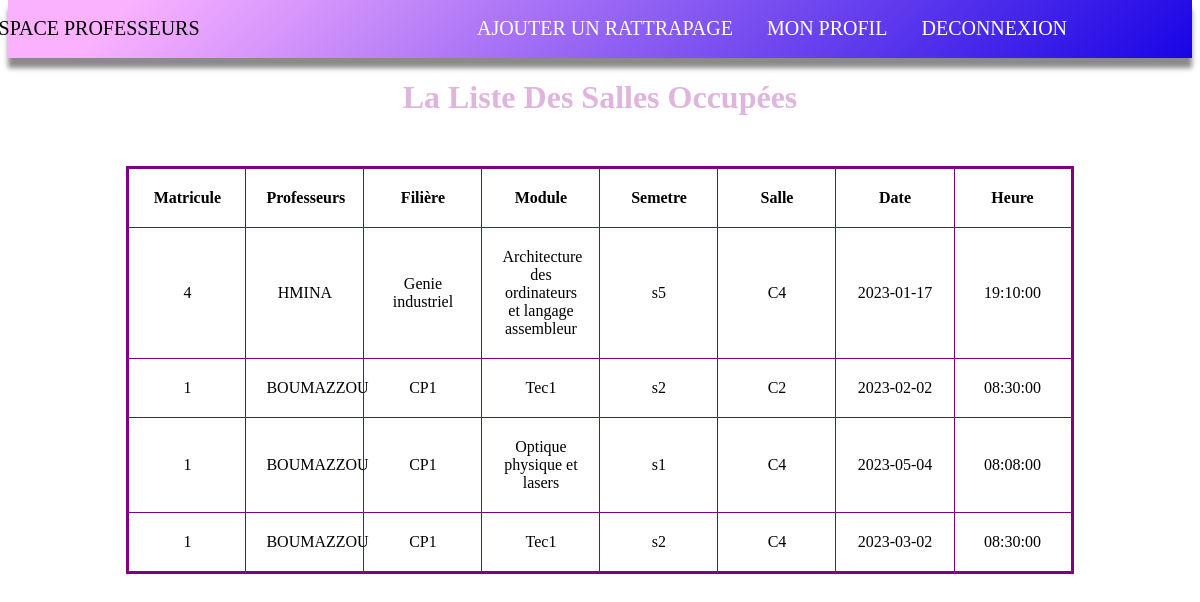
The page /Professeurs.php on the database its author committed.
### tables this page shows
CREATE TABLE `ratt` (
  `id_ratt` int(11) NOT NULL,
  `id_prof` int(11) NOT NULL,
  `professeur` varchar(50) NOT NULL,
  `id_salle` int(11) NOT NULL,
  `id_filiere` int(11) NOT NULL,
  `id_module` int(11) NOT NULL,
  `id_semestre` int(11) NOT NULL,
  `date_ratt` date NOT NULL,
  `heure` time NOT NULL
);

CREATE TABLE `prof` (
  `id_prof` int(11) NOT NULL,
  `login` varchar(50) NOT NULL,
  `pass` varchar(50) NOT NULL,
  `Prénom` varchar(13) DEFAULT NULL,
  `Nom` varchar(22) DEFAULT NULL,
  `email` varchar(33) DEFAULT NULL,
  `photo` varchar(50) DEFAULT NULL
);

CREATE TABLE `filiere` (
  `id_filiere` int(11) NOT NULL,
  `lib_filiere` varchar(50) NOT NULL
);

CREATE TABLE `module` (
  `id_module` int(11) NOT NULL,
  `lib_module` text NOT NULL
);

CREATE TABLE `semestre` (
  `id_semestre` int(11) NOT NULL,
  `lib_semestre` varchar(50) DEFAULT NULL
);

CREATE TABLE `salle` (
  `id_salle` int(11) NOT NULL,
  `lib_salle` varchar(11) NOT NULL,
  `capacite` int(11) NOT NULL
);

### Professeurs.php (the view, shortened to what this page needs)
<!DOCTYPE html>
<html lang="fr">
<head>
</head>
<body align="center">
<nav>
    <ul >
     <li style="color: black;margin-left:-400px ;width: 700px;">Espace Professeurs</li>
        <li ><a href="ratt.php" class="hh">Ajouter Un Rattrapage</a></li>
        <li><a href="profil_prof.php" class="hh">Mon Profil</a></li>
        <li><a href="start.php" class="hh">Deconnexion</a></li>
    </ul>
</nav>
<h1 style="color:#dfb4dd;">La Liste Des Salles Occupées </h1>
<div class="limiter">
<div class="container-table100">
<div class="wrap-table100">
<div class="table">
<div class="row header">
<table border="1" cellspacing="0" cellpadding="1" >
	<tr>
    <th>Matricule</th>
	<th>Professeurs</th>
	<th>Filière</th>
	<th>Module</th>
    <th>Semetre</th>
	<th>Salle</th>
	<th>Date</th>
	<th>Heure</th>
</tr>
	<?php
                   include("connexion.php");
                   $sql="SELECT `prof`.`id_prof`,`prof`.`Nom`, `salle`.`id_salle`, `salle`.`lib_salle`, `filiere`.`lib_filiere`, `module`.`lib_module`,`semestre`.`lib_semestre`,`ratt`.`date_ratt`,`ratt`.`heure`
FROM `ratt`
    LEFT JOIN `prof` ON `ratt`.`id_prof` = `prof`.`id_prof`
    LEFT JOIN `module` ON `ratt`.`id_module` = `module`.`id_module`
    LEFT JOIN `salle` ON `ratt`.`id_salle` = `salle`.`id_salle`
     LEFT JOIN `semestre` ON `ratt`.`id_semestre` = `semestre`.`id_semestre`
    LEFT JOIN `filiere` ON `ratt`.`id_filiere` = `filiere`.`id_filiere`";
                       $result=mysqli_query($link,$sql);
                       while( $data=mysqli_fetch_assoc($result)){
                       	echo "<tr>";
                       	echo "<td>".$data['id_prof']."</td>";
                       	echo "<td>".$data['Nom']."</td>";
                       	echo "<td>".$data['lib_filiere']."</td>";
                       	echo "<td>".$data['lib_module']."</td>";
                        echo "<td>".$data['lib_semestre']."</td>";
                       	echo "<td>".$data['lib_salle']."</td>";
                       	echo "<td>".$data['date_ratt']."</td>";
                       	echo "<td>".$data['heure']."</td>";
                       	echo "</tr>";
                       }
                   	 ?>
	</table>
    </div>
</div>
</div>
</div>
</div>
</body>
</html>

### Professeurs.php (style rules this page uses)
nav { margin-top: -9px; background-image: linear-gradient(135deg, #FAB2FF 10%, #1904E5 100%); padding:2px; box-shadow: 0px 10px 5px 0px rgba(0,0,0,0.46); -webkit-box-shadow: 0px 10px 5px 0px rgba(0,0,0,0.46); -moz-box-shadow: 0px 10px 5px 0px rgba(0,0,0,0.46); }
nav li { display: inline-block; margin-right: 30px; font-size: 20px; text-transform: uppercase; }
nav a { text-decoration: none; color: white; }
table { margin: 50px 10%; }
table { table-layout: fixed; width: 80%; border-collapse: collapse; border: 3px solid purple; background-color:white; }
th, td { padding: 20px; }
body { background-image:url('images/profback.jpg'); }

### rows shown on the page
ratt: id_prof.id_prof "4", id_prof.Nom "HMINA", id_filiere.lib_filiere "Genie industriel", id_module.lib_module "Architecture des ordinateurs et langage assembleur", id_semestre.lib_semestre "s5", id_salle.lib_salle "C4", date_ratt "2023-01-17", heure "19:10:00"
ratt: id_prof.id_prof "1", id_prof.Nom "BOUMAZZOU", id_filiere.lib_filiere "CP1", id_module.lib_module "Tec1", id_semestre.lib_semestre "s2", id_salle.lib_salle "C2", date_ratt "2023-02-02", heure "08:30:00"
ratt: id_prof.id_prof "1", id_prof.Nom "BOUMAZZOU", id_filiere.lib_filiere "CP1", id_module.lib_module "Optique physique et lasers", id_semestre.lib_semestre "s1", id_salle.lib_salle "C4", date_ratt "2023-05-04", heure "08:08:00"
ratt: id_prof.id_prof "1", id_prof.Nom "BOUMAZZOU", id_filiere.lib_filiere "CP1", id_module.lib_module "Tec1", id_semestre.lib_semestre "s2", id_salle.lib_salle "C4", date_ratt "2023-03-02", heure "08:30:00"
